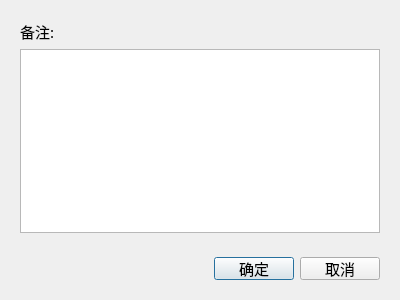
<?xml version="1.0" encoding="UTF-8"?>
<ui version="4.0">
 <class>EditRemarkDialog</class>
 <widget class="QDialog" name="EditRemarkDialog">
  <property name="geometry">
   <rect>
    <x>0</x>
    <y>0</y>
    <width>400</width>
    <height>300</height>
   </rect>
  </property>
  <property name="font">
   <font>
    <family>新宋体</family>
    <pointsize>11</pointsize>
   </font>
  </property>
  <property name="windowTitle">
   <string>编辑备注</string>
  </property>
  <layout class="QVBoxLayout" name="verticalLayout">
   <item>
    <widget class="QWidget" name="widget_2" native="true">
     <layout class="QVBoxLayout" name="verticalLayout_2">
      <item>
       <widget class="QLabel" name="label">
        <property name="text">
         <string>备注:</string>
        </property>
       </widget>
      </item>
      <item>
       <widget class="QTextEdit" name="edtRemark"/>
      </item>
     </layout>
    </widget>
   </item>
   <item>
    <widget class="QWidget" name="widget" native="true">
     <property name="minimumSize">
      <size>
       <width>0</width>
       <height>41</height>
      </size>
     </property>
     <property name="maximumSize">
      <size>
       <width>16777215</width>
       <height>41</height>
      </size>
     </property>
     <layout class="QHBoxLayout" name="horizontalLayout">
      <item>
       <spacer name="horizontalSpacer">
        <property name="orientation">
         <enum>Qt::Horizontal</enum>
        </property>
        <property name="sizeHint" stdset="0">
         <size>
          <width>205</width>
          <height>20</height>
         </size>
        </property>
       </spacer>
      </item>
      <item>
       <widget class="QPushButton" name="btnOk">
        <property name="text">
         <string>确定</string>
        </property>
       </widget>
      </item>
      <item>
       <widget class="QPushButton" name="btnCancel">
        <property name="text">
         <string>取消</string>
        </property>
       </widget>
      </item>
     </layout>
    </widget>
   </item>
  </layout>
 </widget>
 <resources/>
 <connections/>
</ui>
